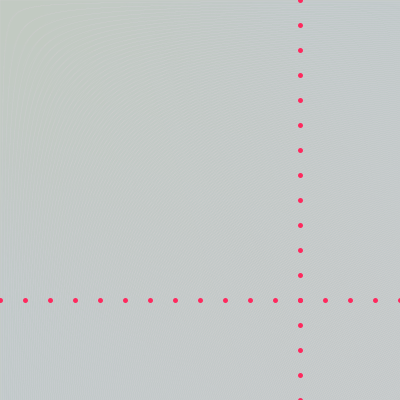
Frame 1 (no input)
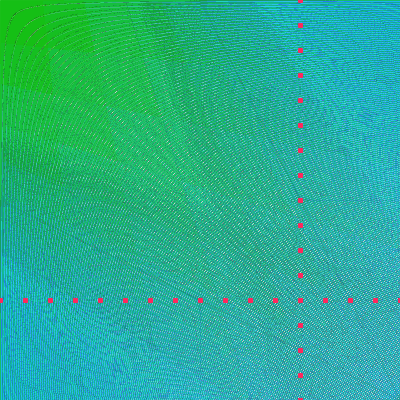
Frame 60 (the mouse pressed at the canvas centre just before this capture)
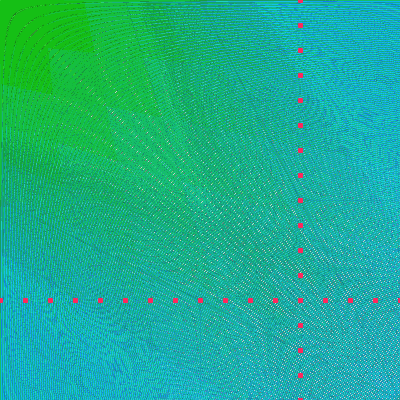
Frame 120 (the mouse held since frame 60 and released just before this capture)

The Processing sketch that drew these frames (run headless with seeded random() and noise(); from frame 60 on, the mouse is pressed at the canvas centre):

// Processing sketch: processing_37453
// ── processing_37453.pde

//Homework 4.1_Conditional Composition
//Created by Adrianne Blossom
//September 14, 2011

//This is a loop created by using the for() command. I was able to create a random pattern using line() and dots to emphasize the boundary of where the hue begins to change. 

float random=10;

void setup() {
  size(400, 400);
}

void draw() {
  for (int x=0; x<width; x++) {
    stroke(HSB, 160, x-25, 50);
    strokeWeight(0);
    line(x, 0, x*2, height); //Multiplying by 3 or some other integer is what introduces the swirl or ripple pattern.
  }

  for (int x=0; x<width; x++) { //This for() simply creates a mirror image of the for() above across the diagonal.
    stroke(HSB, 160, x-25, 50); //Must repeat stroke in order to mirror the balance in color.
    line(0, x, width, x*2);
  }

  for (int x=0; x<=height; x+=25) {
    noFill();
    stroke(300, 40, 93);
    strokeWeight(5);
    point(x, 3*height/4); //Horizontal row of points.
    point(3*width/4, x); //Vertical row of points.
  }
}
